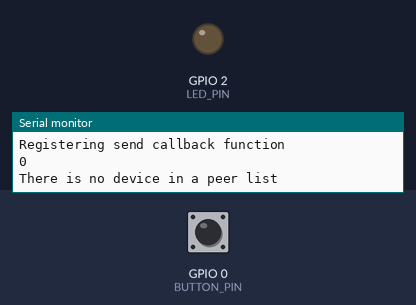
Simulated run of this sketch. Board: ESP8266 (NodeMCU). Parts: output pins drawn as LEDs (lit = HIGH), the last lines printed to the serial monitor. The inputs (shaded band) are chosen by the test bench; at power-on: GPIO 0 (BUTTON_PIN) HIGH. A WiFi scan finds three made-up networks; EEPROM starts erased.

Above: at 2.2 s.
2.3 s: GPIO 0 (BUTTON_PIN) pulled LOW for 2.35 s
At 4.4 s:
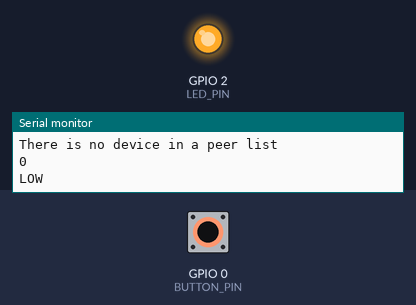
Timing chart, 0 to 12.1 s (numbered marks = the images above; inputs shaded):
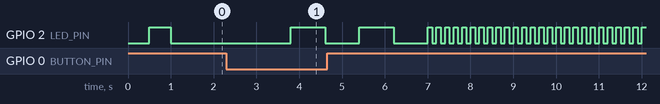

The sketch:

slave_auto_mac_finder_send_data.ino
```cpp
#include <ESP8266WiFi.h>
#include <espnow.h>
#include <ArduinoJson.h>
#include <Ticker.h>
#include <EEPROM.h>
int addr = 23;
// adding eeprom
//variable delecaration-----
String ssid;
int32_t rssi;
uint8_t encryptionType;
uint8_t* bssid;

int32_t channel;
bool hidden;
int scanResult;
static const int BUTTON_PIN = 0;
static const int LED_PIN = 2;
int ledState = HIGH;
uint8_t peer[18];
Ticker ticker;
bool state = false;
typedef struct message {
  String id;
  float temperature;
  float humidity;
  int battery;
} message;
struct message sendMessage;

void tick() {
  int state = digitalRead(LED_PIN);
  digitalWrite(LED_PIN, !state);
}

void onSent(uint8_t *mac_addr, uint8_t sendStatus) {
  Serial.print("SEND : ");
  if (sendStatus == 0) {
    ticker.attach(0.2, tick);
  }
  else {
    ticker.detach();
    digitalWrite(LED_PIN, LOW);
  }
  Serial.println(sendStatus);

}
//-----end------------------
void setup() {
  Serial.begin(115200);
  EEPROM.begin(512);
  pinMode(LED_PIN, OUTPUT);
  WiFi.mode(WIFI_STA);
  WiFi.disconnect();
  ticker.attach(0.5, tick);
  delay(1000);
  if (esp_now_init() != 0) {
    Serial.println("Error initialization protocol");
    return;
  }

  if (EEPROM.read(addr) == 0) {
    Serial.println("");
    Serial.println("THER IS NO DATA");
  }
  else {
    Serial.print("DATA : ");
    Serial.println(EEPROM.read(addr));
    for (int mac_size = 0; mac_size <= 6; mac_size++) {
      peer[mac_size] = EEPROM.read(addr + mac_size);
      bssid = (uint8_t *)peer;
      //  Serial.println(bssid[mac_size]);
    }
  }
  Serial.print("BSSID LENGTH : ");
  Serial.println(sizeof(peer));
  esp_now_set_self_role(ESP_NOW_ROLE_CONTROLLER);
  Serial.println("Registering a peer device");
  esp_now_add_peer(bssid, ESP_NOW_ROLE_SLAVE, 1, NULL, 0);
  Serial.println("Registering send callback function");
  esp_now_register_send_cb(onSent);
  ticker.detach();
}

void loop() {
  sendMessage.id = "4";
  sendMessage.temperature = 32;
  sendMessage.humidity = 20;
  sendMessage.battery = 80;

  if (!state) {
    Serial.println(state);
    if (digitalRead(BUTTON_PIN) == LOW) {
      Serial.println("LOW");
      ticker.attach(0.8, tick);
      delay(2000);
      scanResult = WiFi.scanNetworks(false, true);
      if (scanResult == 0) {
        Serial.println(F("No networks found"));

      } else if ( scanResult > 0) {
        for ( int i = 0; i < scanResult; i++) {
          ticker.attach(0.1, tick);
          delay(2000);
          WiFi.getNetworkInfo(i, ssid, encryptionType, rssi, bssid, channel, hidden);
          if (rssi > -20 && channel == 1) {
            Serial.printf(PSTR("[ch %02d] [%02X:%02X:%02X:%02X:%02X:%02X] %ddBm"), channel, bssid[0], bssid[1], bssid[2],
                          bssid[3], bssid[4], bssid[5],
                          rssi);
            digitalWrite(LED_PIN, HIGH);
            delay(100);
            digitalWrite(LED_PIN, LOW);
            delay(100);
            digitalWrite(LED_PIN, HIGH);
            delay(100);
            digitalWrite(LED_PIN, LOW);
            delay(100);
            delay(10000);
            Serial.println("SAVE DATA TO EEPROM");
            for (int mac_size = 0 ; mac_size <= 6 ; mac_size++) {
              EEPROM.write(addr + mac_size, bssid[mac_size]);
              Serial.println(mac_size);
              delay(100);
            }
            if (EEPROM.commit()) {
              Serial.println("EEPROM successfully committed");
            } else {
              Serial.println("ERROR Commited");
            }
            delay(1000);
            state = true;
            ESP.restart();
          }
        }

      }
      while (digitalRead(BUTTON_PIN) == LOW);
    }
  }
  if (esp_now_is_peer_exist(bssid) == 0 ) {
    Serial.println("There is no device in a peer list");
  }
  else {
    Serial.println("Send a new message");
    esp_now_send(NULL, (uint8_t *) &sendMessage, sizeof(sendMessage));
  }
  ticker.detach();
  digitalWrite(LED_PIN, LOW);
  delay(2000);
}
```

Measured:
- after the input at 2.3 s, GPIO 2 (LED_PIN): goes HIGH 0.80 s, LOW 0.80 s, HIGH 0.80 s, LOW 0.80 s, 25 × (HIGH 0.10 s, LOW 0.10 s), then HIGH, starting after 1.5 s
